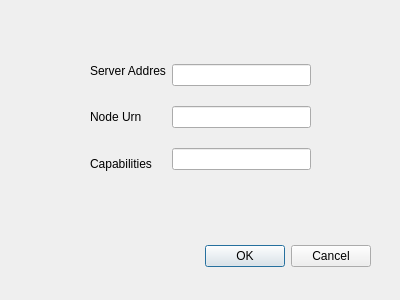
<?xml version="1.0" encoding="UTF-8"?>
<ui version="4.0">
 <class>Dialog</class>
 <widget class="QDialog" name="Dialog">
  <property name="geometry">
   <rect>
    <x>0</x>
    <y>0</y>
    <width>400</width>
    <height>300</height>
   </rect>
  </property>
  <property name="windowTitle">
   <string>Dialog</string>
  </property>
  <widget class="QDialogButtonBox" name="buttonBox">
   <property name="geometry">
    <rect>
     <x>30</x>
     <y>240</y>
     <width>341</width>
     <height>32</height>
    </rect>
   </property>
   <property name="orientation">
    <enum>Qt::Horizontal</enum>
   </property>
   <property name="standardButtons">
    <set>QDialogButtonBox::Cancel|QDialogButtonBox::Ok</set>
   </property>
  </widget>
  <widget class="QWidget" name="">
   <property name="geometry">
    <rect>
     <x>90</x>
     <y>50</y>
     <width>221</width>
     <height>134</height>
    </rect>
   </property>
   <layout class="QHBoxLayout" name="horizontalLayout">
    <item>
     <layout class="QVBoxLayout" name="verticalLayout">
      <item>
       <widget class="QLabel" name="label">
        <property name="text">
         <string>Server Addres</string>
        </property>
       </widget>
      </item>
      <item>
       <widget class="QLabel" name="label_3">
        <property name="text">
         <string>Node Urn</string>
        </property>
       </widget>
      </item>
      <item>
       <widget class="QLabel" name="label_2">
        <property name="text">
         <string>Capabilities</string>
        </property>
       </widget>
      </item>
     </layout>
    </item>
    <item>
     <layout class="QVBoxLayout" name="verticalLayout_2">
      <item>
       <widget class="QLineEdit" name="serverEdit"/>
      </item>
      <item>
       <widget class="QLineEdit" name="nodeEdit"/>
      </item>
      <item>
       <widget class="QLineEdit" name="capabilitiesEdit"/>
      </item>
     </layout>
    </item>
   </layout>
  </widget>
 </widget>
 <resources/>
 <connections>
  <connection>
   <sender>buttonBox</sender>
   <signal>accepted()</signal>
   <receiver>Dialog</receiver>
   <slot>accept()</slot>
   <hints>
    <hint type="sourcelabel">
     <x>248</x>
     <y>254</y>
    </hint>
    <hint type="destinationlabel">
     <x>157</x>
     <y>274</y>
    </hint>
   </hints>
  </connection>
  <connection>
   <sender>buttonBox</sender>
   <signal>rejected()</signal>
   <receiver>Dialog</receiver>
   <slot>reject()</slot>
   <hints>
    <hint type="sourcelabel">
     <x>316</x>
     <y>260</y>
    </hint>
    <hint type="destinationlabel">
     <x>286</x>
     <y>274</y>
    </hint>
   </hints>
  </connection>
 </connections>
</ui>
